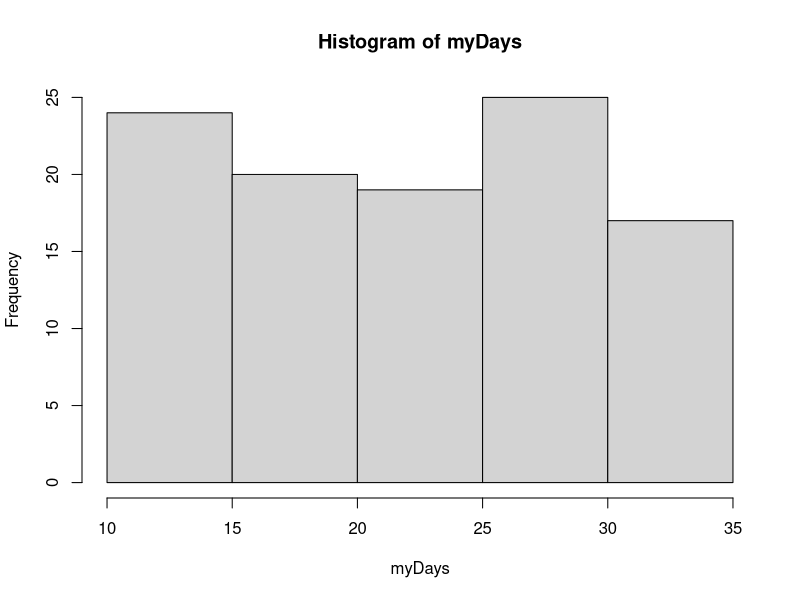
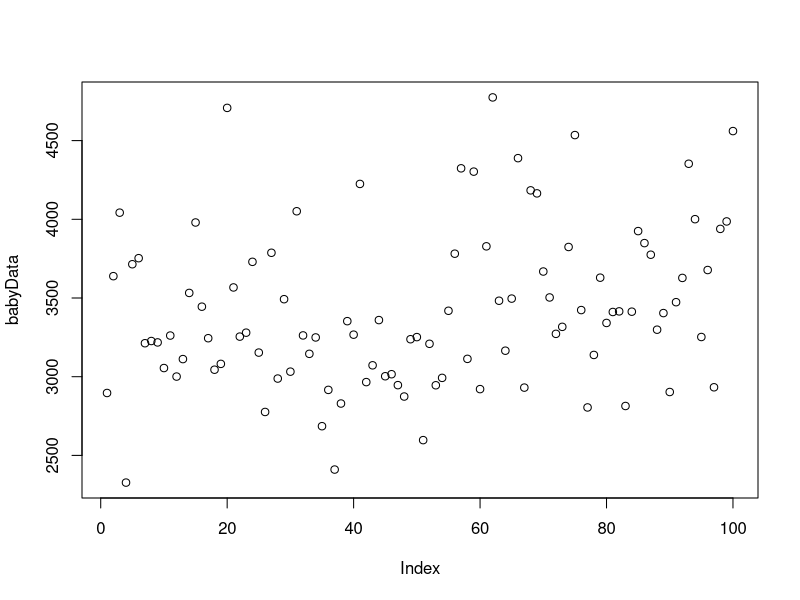
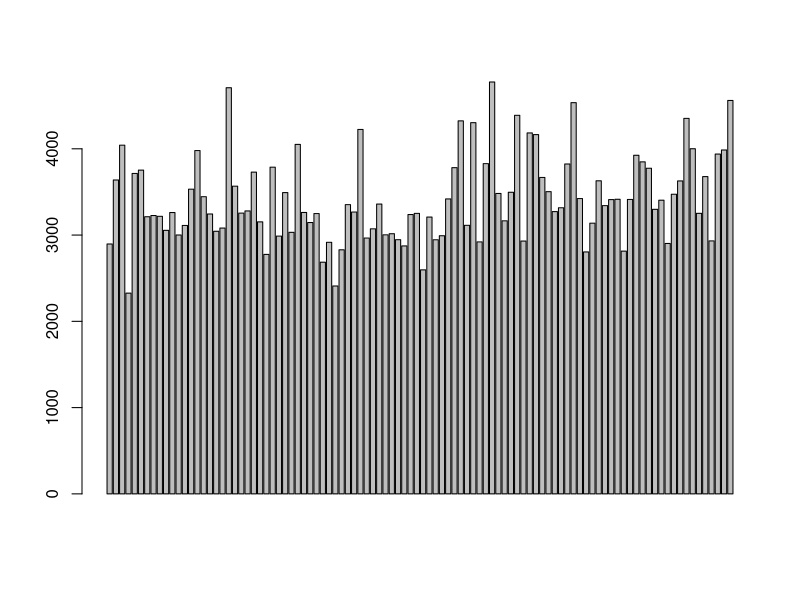
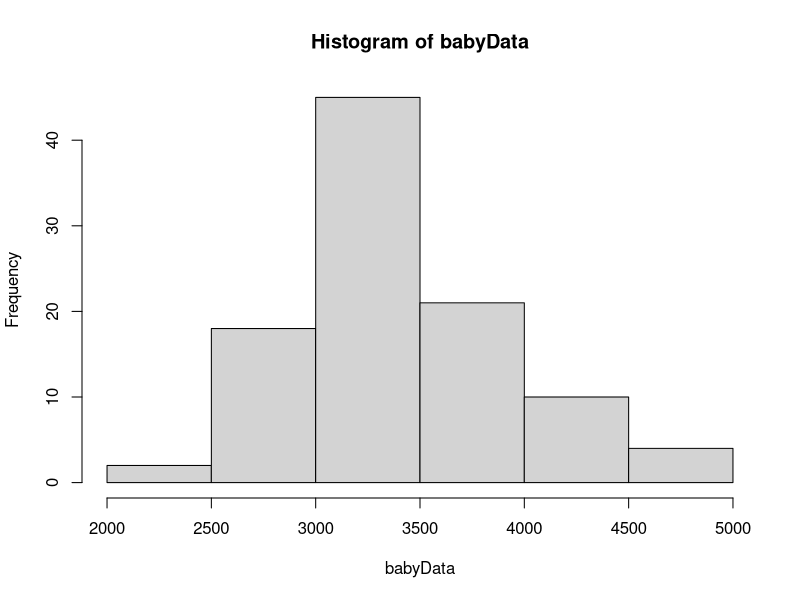
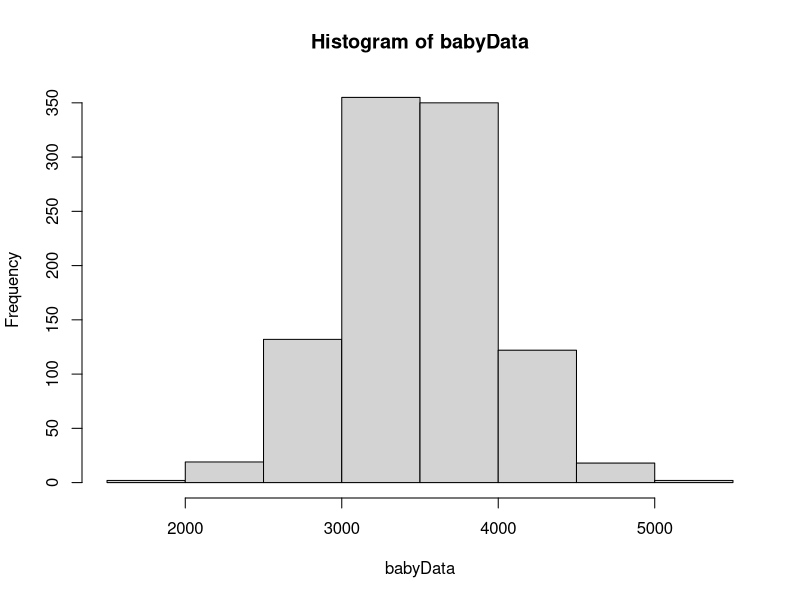
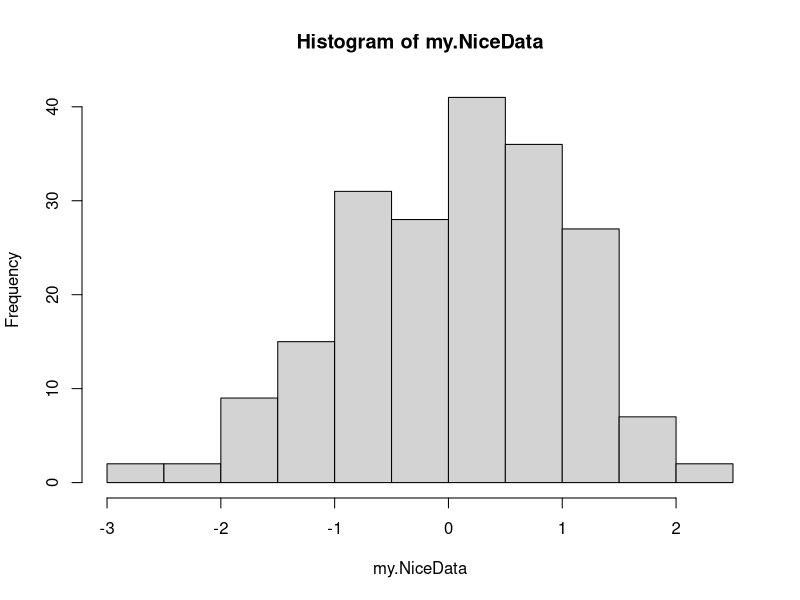
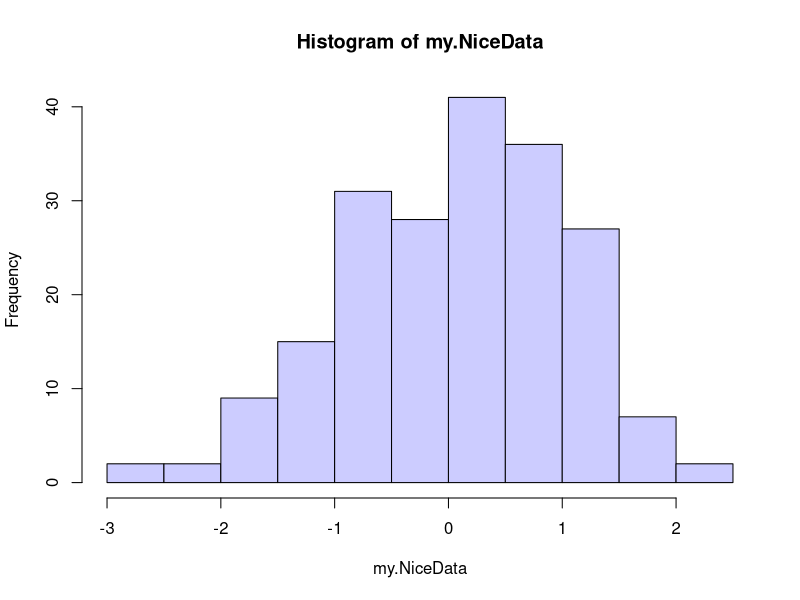
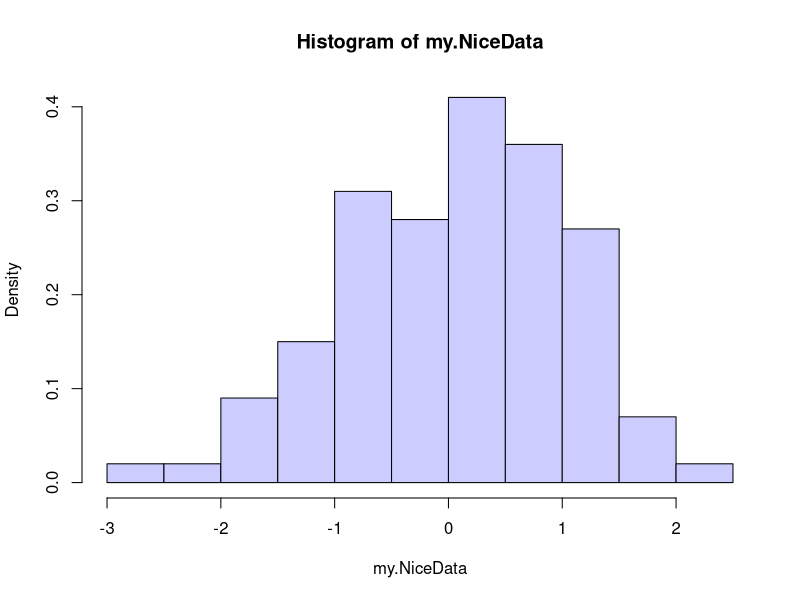

R code for these plots, in order:

# Read and Writing to Files, see Slides of Lecture 1 for additional info. 

# Reading from comma separated volume (CSV) file. We assume that our data is stored in a simple CSV text file.  
# Provide the specific file path on your computer  like this   days<-read.csv("/home/kia/Desktop/Example_Data.csv")
# or have the file in your current working directory
# This command will read the data into a special data type named "data frame".

# setwd("/home/kia/Dropbox/Teaching/BU-Teaching/2018-Spring/BU-CS555-Data-Analytics-Class-Spring-2018/R-Examples/")

days<-read.csv("datasets/Example_Data.csv", header = FALSE)

# To convert and flatten data from a data frame you can use the unlist command. 
myDays <-unlist(days, use.names=FALSE)

# myDays is now a simple vector data type that I can work with. 

# generate a histogram form data 
hist(myDays)


#################################
#################################
####   Another Example   ########
#################################
#################################


# set the seed so that the random data is generate by this seed 
set.seed(1234)

# Baby Weight Data, let us generate a random dataset with 100 observation 
babyData <- rnorm(100, mean = 3500, sd=500)

# plot the data to see how your data looks 
plot(babyData)

# make a barplot 
barplot(babyData)

# make a histogram 
hist(babyData)

#Let us generate large dataset with 1000 observation 
babyData <- rnorm(1000, mean = 3500, sd=500)

# make a histogram 
hist(babyData)


#################################
#################################
####   Another Example   ########
#################################
#################################

# Generate 200 random data points by using normal distribution function. (Default Values)
my.NiceData <- rnorm(200)

# Check the content of variable 
head(my.NiceData)

# Generate 200 random data points by using normal distribution function. Mean=0.8, SD=1
my.NiceData2 <- rnorm(200, mean=.8)

# See some data of this variable 
head(my.NiceData2)

# Draw a Histogram
hist(my.NiceData)

# Use 8 bins to plot a histogram
hist(my.NiceData, breaks=8, col="#CCCCFF")

# Instead of showing count, make area sum to 1, (freq=FALSE)
hist(my.NiceData, breaks=8, col="#CCCCFF", freq=FALSE)


# Create a variables for breaks and put breaks at every 0.6
# use seq function. read ?seq

boundaries <- seq(-3, 3.6, by=.6)

hist(my.NiceData, breaks=boundaries)


# Kernel density plot
plot(density(my.NiceData))


utils::str(hist(my.NiceData))

#################################
#################################
#### Another Example     ########
#################################
#################################

par(mfrow=c(1,2)) # Make device region 1 by 2

hist(babyData, prob=TRUE, col="cyan", main="You Type Something Here")

lines(density(babyData),lwd=3,col="red")

plot(density(babyData),lwd=3,col="red",main="")

title(main="Density Plot")

par(mfrow=c(1,1))



#################################
#################################
#### Another Example     ########
#################################
#################################


# Define a vector
x <- seq(from = -3, to = 3, length.out = 100)

# Apply the distribution density function to the vector
y <- dnorm(x)

# Plot it
plot(x, y, type="l")

# Shade an area from -1 to 1: define the area by specifying points along the outer edges and then use polygon function to fill the shape
xvalues <- x[x>=-1 & x<=1]
yvalues <- y[x>=-1 & x<=1]
region.x <- c(xvalues[1], xvalues, tail(xvalues, 1))
region.y <- c(0, yvalues, 0)

# print out the region.x to see what is inside. 
region.x

region.y

polygon(region.x, region.y, col="navy")


# Define a vector
curve(dnorm(x), xlim=c(-3,3), main='Normal Density')

# To shade the region represented by P(-3 < X < -2). 

# The first vertex we want for our polygon is (-3,0). 
cord.x <- c(-3)
cord.y <- c(0)

# The 2nd vertex will be (-3, f(-3)), f(-3) is the normal density evaluated at -3. 
cord.x <- c(cord.x, -3) 
cord.y <- c(cord.y, dnorm(-3)) 

# The 3rd and 4th vertices are (-2,f(-2)) and (-2,0)
cord.x <- c(cord.x, -2, -2)
cord.y <- c(cord.y, dnorm(-2), 0)

polygon(cord.x, cord.y, col="skyblue")




